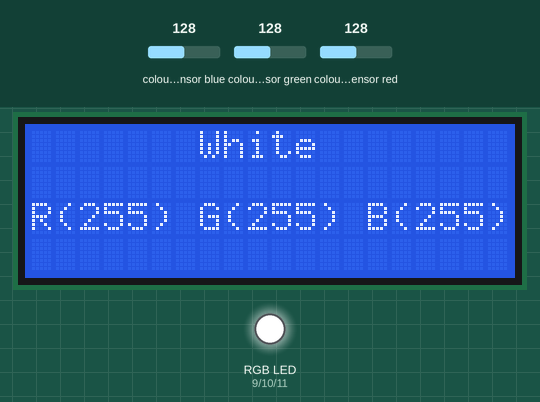
Recording of a sketch running on a simulated Arduino Uno, built with avr-gcc and run on an emulated ATmega328P. On the bench: 20×4 character LCD, an RGB LED mixed from three pins (HIGH = lit). Wiring (inferred from the names in the program): TCS3200 colour sensor: output pin 4; S2 pin 7; S3 pin 8. The inputs (shaded band) are chosen by the test bench; at power-on: colour sensor blue 128, colour sensor red 128, colour sensor green 128. Pins used as bus, display or sensor lines are not drawn; what the sketch prints to the serial monitor is not drawn.

Above: at 1.2 s.
1.3 s: colour sensor blue set to 40
2.8 s: colour sensor blue set to 34
At 4.1 s:
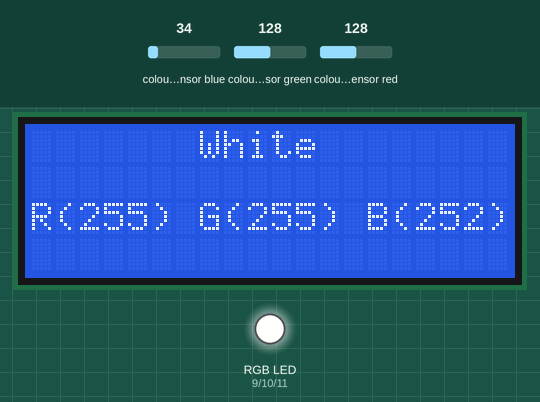
4.4 s: colour sensor red set to 37
5.9 s: colour sensor red set to 31
At 6.5 s:
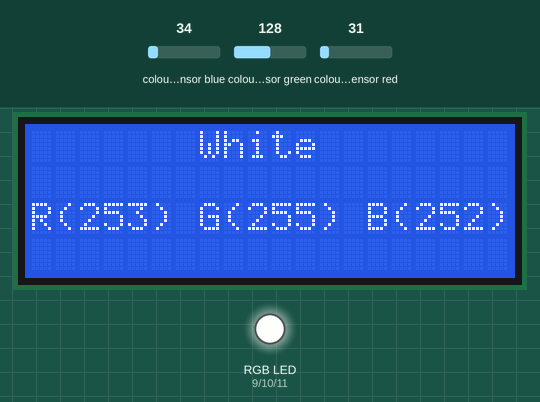
Timing chart, 0 to 8.5 s (numbered marks = the images above; inputs shaded):
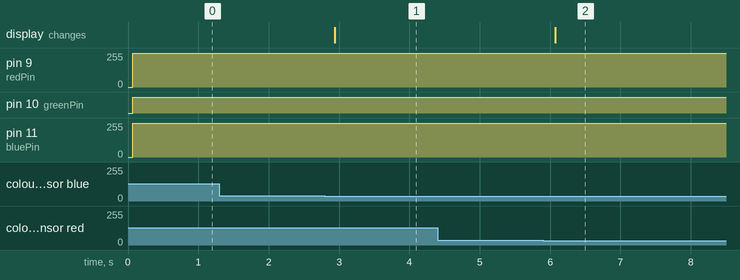

The sketch:

ColorSensor_RGBled.ino
```cpp
#include <Wire.h>
#include <LiquidCrystal_I2C.h>
#include <String.h>

String colourName(int R, int G, int B)
{
  String colour;

  if(R == 0 && G == 0 && B == 0)
    colour = "Black";

  if((R >= 0 && R <= 70) && (G >= 0 && G <= 70) && (B >= 190 && B <= 255))
    colour = "Blue";

  if((R >= 0 && R <= 70) && (G >= 190 && G <= 255) && (B >= 190 && B <= 255))
    colour = "Cyan";

  if((R >= 100 && R <= 128) && (G >= 100 && G <= 128) && (B >= 100 && B <= 128))
    colour = "Gray";

  if((R >= 50 && R <= 64) && (G >= 50 && G <= 64) && (B >= 50 && B <= 64))
    colour = "Dark Gray";

  if((R >= 170 && R <= 192) && (G >= 170 && G <= 192) && (B >= 170 && B <= 192))
    colour = "Light Gray";

  if((R >= 0 && R <= 70) && (G >= 190 && G <= 255) && (B >= 0 && B <= 70))
    colour = "Green";

  if((R >= 190 && R <= 255) && (G >= 0 && G <= 70) && (B >= 190 && B <= 255))
    colour = "Magenta";

  if((R >= 190 && R <= 255) && (G >= 170 && G <= 200) && (B >= 0 && B <= 70))
    colour = "Orange";

  if((R >= 190 && R <= 255) && (G >= 150 && G <= 175) && (B >= 150 && B <= 175))
    colour = "Pink";

  if((R >= 190 && R <= 255) && (G >= 0 && G <= 70) && (B >= 0 && B <= 70))
    colour = "Red";

  if((R >= 200 && R <= 255) && (G >= 200 && G <= 255) && (B >= 200 && B <= 255))
    colour = "White";

  if((R >= 190 && R <= 255) && (G >= 190 && G <= 255) && (B >= 0 && B <= 70))
    colour = "Yellow";

  return colour;
}


int setCoordinates(String colour)
{
  int len = colour.length();
  int c;

  if (len == 3 || len == 4)
    c = 8;

  if (len == 5 || len == 6)
    c = 7;

  if (len == 7 || len == 8)
    c = 6;

  if (len == 9 || len == 10)
    c = 5;

  if (len == 11 || len == 12)
    c = 4;

  if (len == 13  || len == 14)
    c = 3;

  if (len == 15 || len == 16)
    c = 2;

  if (len == 17 || len == 18)
    c = 1;

  if (len == 19 || len == 20)
    c = 0;

  return c;
}


//I2C pins declaration
LiquidCrystal_I2C eYes(0x27, 2, 1, 0, 4, 5, 6, 7, 3, POSITIVE);

//LEDpins
int redPin = 9;
int greenPin = 10;
int bluePin = 11;

//ColorSensor
int S2 =7; //Color sensor pin S2
int S3 = 8;  //Color sensor pin S3
int outPin = 4; //Color sensor OUT
//S1 goes to 5V
//S0 goes to Ground

int rColorStrength;
int gColorStrength;
int bColorStrength;


unsigned int pulseWidth;

using namespace std;
void setup()
{
  Serial.begin(9600);

  //LED pin initialization
  pinMode(redPin, OUTPUT);
  pinMode(greenPin, OUTPUT);
  pinMode(bluePin, OUTPUT);

  //Color Sensor pin initialization
  pinMode(S2, OUTPUT);
  pinMode(S3, OUTPUT);
  pinMode(outPin, INPUT);

  eYes.begin(20,4);
}

void loop()
{
  //Reading the red component of the color
  //S2 and S3 are to be set to LOW
  digitalWrite(S2, LOW);
  digitalWrite(S3, LOW);

  pulseWidth = pulseIn(outPin, LOW);

  rColorStrength = pulseWidth;

  //Passing the value through a couple of linear regression models
  rColorStrength = -0.1308384941*rColorStrength + 250.3879641;
  if (rColorStrength <= 0)
    rColorStrength = 0;
  rColorStrength = 1.403793486*rColorStrength - 74.58946568;
  if (rColorStrength <= 0)
    rColorStrength = 0;
  rColorStrength = 0.9472116605*rColorStrength + 9.999291367;
  if (rColorStrength <= 0)
    rColorStrength = 0;
  rColorStrength = 1.044722375*rColorStrength - 10.23461944;
  if (rColorStrength <= 0)
    rColorStrength = 0;
  if (rColorStrength >= 255)
    rColorStrength = 255;


  //Reading the green component of the color
  //S2 and S3 are to be set to HIGH
  digitalWrite(S2, HIGH);
  digitalWrite(S3, HIGH);

  pulseWidth = pulseIn(outPin, LOW);

  gColorStrength = pulseWidth;

  //Passing the value through a couple of linear regression models
  gColorStrength = -0.1756434485*gColorStrength + 304.2022772;
  if (gColorStrength <= 0)
    gColorStrength = 0;
  gColorStrength = 1.151105658*gColorStrength - 39.60219027;
  if (gColorStrength <= 0)
    gColorStrength = 0;
  gColorStrength = 0.8001303181*gColorStrength + 47.45091696;
  if (gColorStrength <= 0)
    gColorStrength = 0;
  gColorStrength = 1.001396098*gColorStrength - 0.07112940755;
  if (gColorStrength <= 0)
    gColorStrength = 0;
  if (gColorStrength >= 255)
    gColorStrength = 255;

  //Reading the blue component of the color
  //S2 is set to LOW and S3 is HIGH
  digitalWrite(S2, LOW);
  digitalWrite(S3, HIGH);

  pulseWidth = pulseIn(outPin, LOW);

  bColorStrength = pulseWidth;

  //Passing the value through a couple of linear regression models
  bColorStrength = -0.2140379614*bColorStrength + 231.3113893;
  if (bColorStrength <= 0)
    bColorStrength = 0;
  bColorStrength = 1.271793408*bColorStrength - 41.97278818;
  if (bColorStrength <= 0)
    bColorStrength = 0;
  bColorStrength = 0.9508441415*bColorStrength - 25.22249504;
  if (bColorStrength <= 0)
    bColorStrength = 0;
  bColorStrength = 1.262302192*bColorStrength + 17.7833985;
  if (bColorStrength <= 0)
    bColorStrength = 0;
  if (bColorStrength >= 255)
    bColorStrength = 255;


  //Displaying output to Serial Monitor
  Serial.print(rColorStrength);
  Serial.print(" , ");
  Serial.print(gColorStrength);
  Serial.print(" , ");
  Serial.println(bColorStrength);
  Serial.println("");

  analogWrite(redPin, rColorStrength);
  analogWrite(greenPin, gColorStrength);
  analogWrite(bluePin, bColorStrength);


 String colour = colourName(rColorStrength, gColorStrength, bColorStrength);
 int c = setCoordinates(colour);

 //Show the colour on LCD
 eYes.setCursor(0, 0);
 eYes.print("                   ");
 eYes.setCursor(c, 0);
 eYes.print(colour);

 //Show corresponding RGB on the LCD
 eYes.setCursor(0, 2);
 eYes.print("                   ");
 eYes.setCursor(0, 2);
 eYes.print("R(");
 eYes.print(rColorStrength);
 eYes.print(")");
 eYes.setCursor(7, 2);
 eYes.print("G(");
 eYes.print(gColorStrength);
 eYes.print(")");
 eYes.setCursor(14, 2);
 eYes.print("B(");
 eYes.print(bColorStrength);
 eYes.print(")");


  delay(250);

}
```

Measured:
- after the input at 1.3 s, every drawn part: stays the same
- after the input at 2.8 s, pin 11 (bluePin): 255/255 → 252/255 after 0.08 s; the display: changes after 0.14 s (image 1)
- after the input at 4.4 s, every drawn part: stays the same
- after the input at 5.9 s, pin 9 (redPin): 255/255 → 253/255 after 0.11 s; the display: changes after 0.17 s (image 2)
